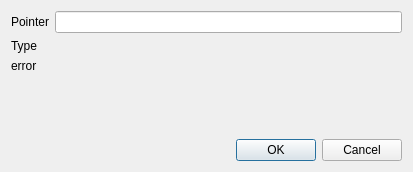
<?xml version="1.0" encoding="UTF-8"?>
<ui version="4.0">
 <class>EditAddress</class>
 <widget class="QDialog" name="EditAddress">
  <property name="geometry">
   <rect>
    <x>0</x>
    <y>0</y>
    <width>413</width>
    <height>172</height>
   </rect>
  </property>
  <property name="windowTitle">
   <string>Edit Address</string>
  </property>
  <layout class="QVBoxLayout" name="verticalLayout">
   <item>
    <layout class="QFormLayout" name="formLayout">
     <item row="0" column="0">
      <widget class="QLabel" name="pointerLabel">
       <property name="text">
        <string>Pointer</string>
       </property>
      </widget>
     </item>
     <item row="0" column="1">
      <widget class="QLineEdit" name="pointer"/>
     </item>
     <item row="1" column="0">
      <widget class="QLabel" name="typeLabel">
       <property name="text">
        <string>Type</string>
       </property>
      </widget>
     </item>
     <item row="1" column="1">
      <layout class="QHBoxLayout" name="typeLayout"/>
     </item>
    </layout>
   </item>
   <item>
    <widget class="QLabel" name="error">
     <property name="text">
      <string>error</string>
     </property>
    </widget>
   </item>
   <item>
    <spacer name="verticalSpacer">
     <property name="orientation">
      <enum>Qt::Vertical</enum>
     </property>
     <property name="sizeHint" stdset="0">
      <size>
       <width>20</width>
       <height>40</height>
      </size>
     </property>
    </spacer>
   </item>
   <item>
    <widget class="QDialogButtonBox" name="buttonBox">
     <property name="orientation">
      <enum>Qt::Horizontal</enum>
     </property>
     <property name="standardButtons">
      <set>QDialogButtonBox::Cancel|QDialogButtonBox::Ok</set>
     </property>
    </widget>
   </item>
  </layout>
 </widget>
 <resources/>
 <connections>
  <connection>
   <sender>buttonBox</sender>
   <signal>accepted()</signal>
   <receiver>EditAddress</receiver>
   <slot>accept()</slot>
   <hints>
    <hint type="sourcelabel">
     <x>248</x>
     <y>254</y>
    </hint>
    <hint type="destinationlabel">
     <x>157</x>
     <y>274</y>
    </hint>
   </hints>
  </connection>
  <connection>
   <sender>buttonBox</sender>
   <signal>rejected()</signal>
   <receiver>EditAddress</receiver>
   <slot>reject()</slot>
   <hints>
    <hint type="sourcelabel">
     <x>316</x>
     <y>260</y>
    </hint>
    <hint type="destinationlabel">
     <x>286</x>
     <y>274</y>
    </hint>
   </hints>
  </connection>
 </connections>
</ui>
